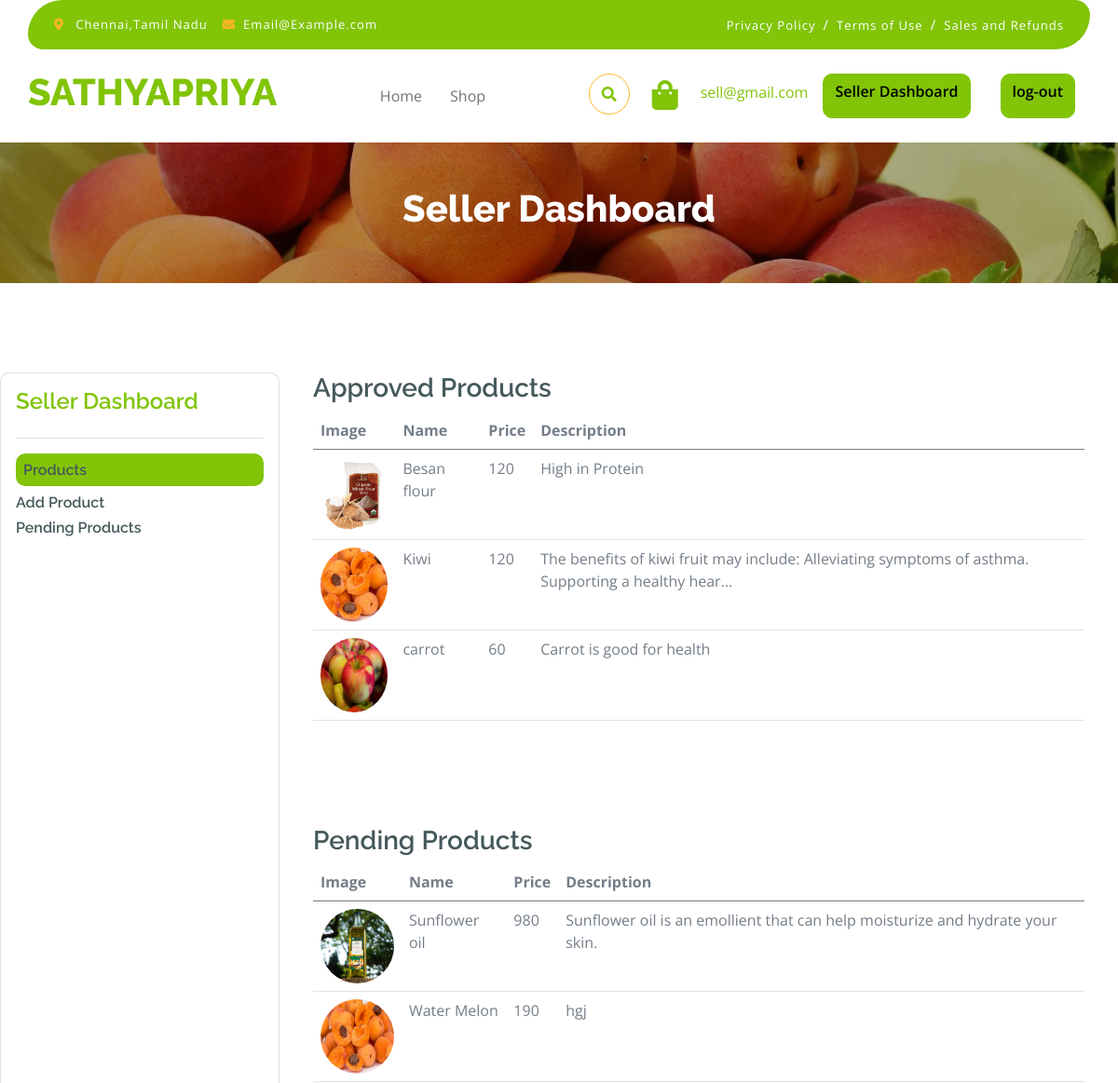
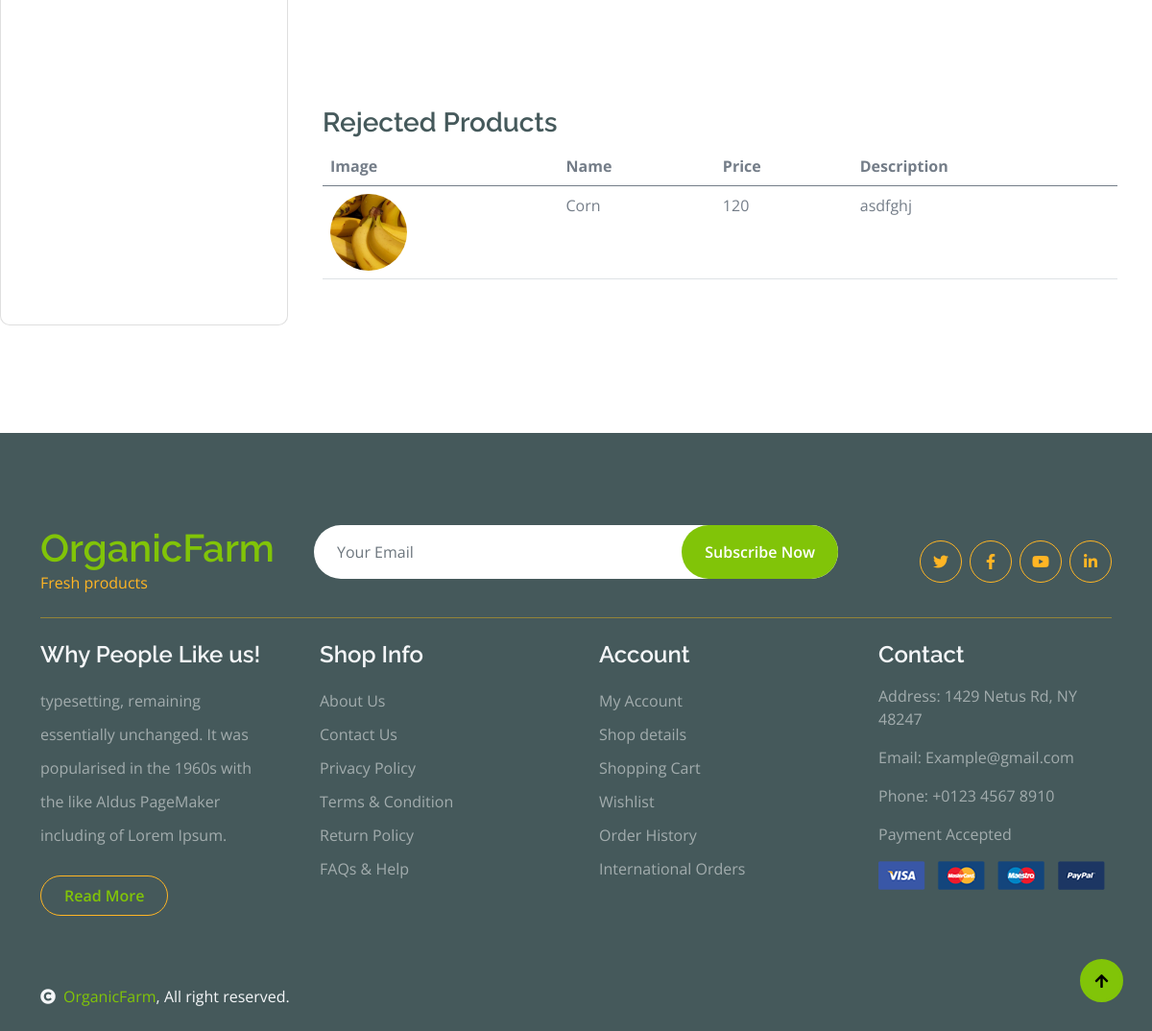
Screenshot of /seller_dashboard/ (signed in) with the database file from the repository (2 pictures, top to bottom).
### myapp/models.py (models this page shows, shortened)
class SellerProduct(models.Model):
    STATUS_CHOICES = [
        ('pending', 'Pending'),
        ('approved', 'Approved'),
        ('rejected', 'Rejected'),
    ]
    user = models.ForeignKey(User,on_delete=models.CASCADE)
    category = models.ForeignKey(Categories,on_delete=models.CASCADE)
    name=models.CharField(max_length=100)
    price =models.IntegerField()
    description = models.TextField()
    image=models.ImageField(upload_to='seller_products', default=None)
    accept=models.BooleanField(default=True)
    approval_status = models.CharField(max_length=10, choices=STATUS_CHOICES, default='pending')

### myapp/views.py (the view)
# urls.py: path('seller_dashboard/',views.seller_dashboard, name="seller_dashboard"),
@login_required
def seller_dashboard(request):
    approved_products = SellerProduct.objects.filter(user=request.user, approval_status='approved')
    pending_products = SellerProduct.objects.filter(user=request.user, approval_status='pending')
    rejected_products = SellerProduct.objects.filter(user=request.user, approval_status='rejected')
    context = {
        'approved_products': approved_products,
        'pending_products': pending_products,
        'rejected_products': rejected_products,
    }
    return render(request, 'seller/seller_dashboard.html', context)

### templates/seller/seller_dashboard.html (shortened to what this page needs)
{% extends 'base.html' %}
{% block content %}
<div class="container-fluid page-header py-5">
    <h1 class="text-center text-white display-6">Seller Dashboard</h1>
</div>
<div class="container-fluid py-5">
    <div class="row">
        <div class="col-3 mt-5 p-3 card mb-3">
            <h4 class="text-primary">Seller Dashboard</h4>
            <hr>
            <a href="{% url 'seller_dashboard' %}">
                <h6 class="bg-primary p-2 rounded">Products</h6>
            </a>
            <a href="{% url 'add_product' %}">
                <h6>Add Product</h6>
            </a>
            <a href="{% url 'product_list' %}">
                <h6>Pending Products</h6>
            </a>
        </div>
        <div class="col-9">
            <div class="container py-5">
                <h3>Approved Products</h3>
                <div class="table-responsive">
                    <table class="table">
                        <thead>
                            <tr>
                                <th scope="col">Image</th>
                                <th scope="col">Name</th>
                                <th scope="col">Price</th>
                                <th scope="col">Description</th>
                            </tr>
                        </thead>
                        <tbody>
                            {% for i in approved_products %}
                            <tr>
                                <td>
                                    <img src="{{i.image.url}}" class="img-fluid rounded-circle" style="width: 80px; height: 80px;" alt="">
                                </td>
                                <td>{{ i.name }}</td>
                                <td>{{ i.price }}</td>
                                <td>{{ i.description | truncatechars:100 }}</td>
                            </tr>
                            {% empty %}
                            <tr>
                                <td colspan="5">No approved products.</td>
                            </tr>
                            {% endfor %}
                        </tbody>
                    </table>
                </div>
            </div>
            <div class="container py-5">
                <h3>Pending Products</h3>
                <div class="table-responsive">
                    <table class="table">
                        <thead>
                            <tr>
                                <th scope="col">Image</th>
                                <th scope="col">Name</th>
                                <th scope="col">Price</th>
                                <th scope="col">Description</th>
                            </tr>
                        </thead>
                        <tbody>
                            {% for i in pending_products %}
                            <tr>
                                <td>
                                    <img src="{{i.image.url}}" class="img-fluid rounded-circle" style="width: 80px; height: 80px;" alt="">
                                </td>
                                <td>{{ i.name }}</td>
                                <td>{{ i.price }}</td>
                                <td>{{ i.description | truncatechars:100 }}</td>
                            </tr>
                            {% empty %}
                            <tr>
                                <td colspan="4">No pending products.</td>
                            </tr>
                            {% endfor %}
                        </tbody>
                    </table>
                </div>
            </div>
            <div class="container py-5">
                <h3>Rejected Products</h3>
                <div class="table-responsive">
                    <table class="table">
                        <thead>
                            <tr>
                                <th scope="col">Image</th>
                                <th scope="col">Name</th>
                                <th scope="col">Price</th>
                                <th scope="col">Description</th>
                            </tr>
                        </thead>
                        <tbody>
                            {% for i in rejected_products %}
                            <tr>
                                <td>
                                    <img src="{{i.image.url}}" class="img-fluid rounded-circle" style="width: 80px; height: 80px;" alt="">
                                </td>
                                <td>{{ i.name }}</td>
                                <td>{{ i.price }}</td>
                                <td>{{ i.description | truncatechars:100 }}</td>
                            </tr>
                            {% empty %}
                            <tr>
                                <td colspan="4">No rejected products.</td>
                            </tr>
                            {% endfor %}
                        </tbody>
                    </table>
                </div>
            </div>
        </div>
    </div>
</div>
{% endblock %}

### templates/base.html (shortened to what this page needs)
<!DOCTYPE html>
<html lang="en">
<head>
    <link rel="stylesheet" href="https://use.fontawesome.com/releases/v5.15.4/css/all.css" />
    <link href="https://cdn.jsdelivr.net/npm/bootstrap-icons@1.4.1/font/bootstrap-icons.css" rel="stylesheet">
    <link href="../static/lib/lightbox/css/lightbox.min.css" rel="stylesheet">
    <link href="../static/lib/owlcarousel/assets/owl.carousel.min.css" rel="stylesheet">
    <link href="../static/css/bootstrap.min.css" rel="stylesheet">
    <link rel="stylesheet" href="../static/lib/lightbox/css/lightbox.min.css">
    <link rel="stylesheet" href="../static/lib/owlcarousel/assets/owl.carousel.min.css">
    <link href="../static/css/style.css" rel="stylesheet">
</head>
<body>
    <div class="container-fluid fixed-top">
        <div class="container topbar bg-primary d-none d-lg-block">
            <div class="d-flex justify-content-between">
                <div class="top-info ps-2">
                    <small class="me-3"><i class="fas fa-map-marker-alt me-2 text-secondary"></i> <a href="#"
                            class="text-white">Chennai,Tamil Nadu</a></small>
                    <small class="me-3"><i class="fas fa-envelope me-2 text-secondary"></i><a href="#"
                            class="text-white">Email@Example.com</a></small>
                </div>
                <div class="top-link pe-2">
                    <a href="#" class="text-white"><small class="text-white mx-2">Privacy Policy</small>/</a>
                    <a href="#" class="text-white"><small class="text-white mx-2">Terms of Use</small>/</a>
                    <a href="#" class="text-white"><small class="text-white ms-2">Sales and Refunds</small></a>
                </div>
            </div>
        </div>
        <div class="container px-0">
            <nav class="navbar navbar-light bg-white navbar-expand-xl">
                <a href="index.html" class="navbar-brand">
                    <h1 class="text-primary display-6">SATHYAPRIYA</h1>
                </a>
                <div class="collapse navbar-collapse bg-white" id="navbarCollapse">
                    <div class="navbar-nav mx-auto">
                        <a href="{% url 'index' %}" class="nav-item nav-link ">Home</a>
                        <a href="{% url 'shop_page' %}" class="nav-item nav-link">Shop</a>
                    </div>
                    <div class="d-flex m-3 me-0">
                        {% if request.user.is_authenticated %}
                        <button
                            class="btn-search btn border border-secondary btn-md-square rounded-circle bg-white me-4"
                            data-bs-toggle="modal" data-bs-target="#searchModal"><i
                                class="fas fa-search text-primary"></i></button>
                        <a href="{% url 'cart_view' %}" class="position-relative me-4 my-auto">
                            <i class="fa fa-shopping-bag fa-2x"></i>
                        </a>
                        <p class="text-primary mt-2">{{request.user }}</p>
                        {% if request.user.is_superuser %}
                        <a href="{% url 'admin_request' %}" class="btn btn-warning mx-3">Product Requests</a>
                       {% elif request.user.is_staff %}
                        <a href="{% url 'seller_dashboard' %}" class="btn btn-primary mx-3">Seller Dashboard</a>
                       {% endif %}
                        <a href="{% url 'logout' %}" class="btn btn-primary mx-3">log-out</a>
                        {% else %}
                        <a href="{% url 'login' %}" class="btn btn-primary me-3">Login</a>
                        <a href="{% url 'register' %}" class="btn btn-primary me-3">Signup</a>
                        <a href="{% url 'seller_register' %}" class="btn btn-primary">Become a Seller</a>
                        {% endif %}
                    </div>
                </div>
            </nav>
        </div>
    </div>
    {% block content %}
    {% endblock %}
    <div class="container-fluid bg-dark text-white-50 footer pt-5 mt-5">
        <div class="container py-5">
            <div class="pb-4 mb-4" style="border-bottom: 1px solid rgba(226, 175, 24, 0.5) ;">
                <div class="row g-4">
                    <div class="col-lg-3">
                        <a href="#">
                            <h1 class="text-primary mb-0">OrganicFarm</h1>
                            <p class="text-secondary mb-0">Fresh products</p>
                        </a>
                    </div>
                    <div class="col-lg-6">
                        <div class="position-relative mx-auto">
                            <input class="form-control border-0 w-100 py-3 px-4 rounded-pill" type="number"
                                placeholder="Your Email">
                            <button type="submit"
                                class="btn btn-primary border-0 border-secondary py-3 px-4 position-absolute rounded-pill text-white"
                                style="top: 0; right: 0;">Subscribe Now</button>
                        </div>
                    </div>
                    <div class="col-lg-3">
                        <div class="d-flex justify-content-end pt-3">
                            <a class="btn  btn-outline-secondary me-2 btn-md-square rounded-circle" href=""><i
                                    class="fab fa-twitter"></i></a>
                            <a class="btn btn-outline-secondary me-2 btn-md-square rounded-circle" href=""><i
                                    class="fab fa-facebook-f"></i></a>
                            <a class="btn btn-outline-secondary me-2 btn-md-square rounded-circle" href=""><i
                                    class="fab fa-youtube"></i></a>
                            <a class="btn btn-outline-secondary btn-md-square rounded-circle" href=""><i
                                    class="fab fa-linkedin-in"></i></a>
                        </div>
                    </div>
                </div>
            </div>
            <div class="row g-5">
                <div class="col-lg-3 col-md-6">
                    <div class="footer-item">
                        <h4 class="text-light mb-3">Why People Like us!</h4>
                        <p class="mb-4">typesetting, remaining essentially unchanged. It was
                            popularised in the 1960s with the like Aldus PageMaker including of Lorem Ipsum.</p>
                        <a href="" class="btn border-secondary py-2 px-4 rounded-pill text-primary">Read More</a>
                    </div>
                </div>
                <div class="col-lg-3 col-md-6">
                    <div class="d-flex flex-column text-start footer-item">
                        <h4 class="text-light mb-3">Shop Info</h4>
                        <a class="btn-link" href="">About Us</a>
                        <a class="btn-link" href="">Contact Us</a>
                        <a class="btn-link" href="">Privacy Policy</a>
                        <a class="btn-link" href="">Terms & Condition</a>
                        <a class="btn-link" href="">Return Policy</a>
                        <a class="btn-link" href="">FAQs & Help</a>
                    </div>
                </div>
                <div class="col-lg-3 col-md-6">
                    <div class="d-flex flex-column text-start footer-item">
                        <h4 class="text-light mb-3">Account</h4>
                        <a class="btn-link" href="">My Account</a>
                        <a class="btn-link" href="">Shop details</a>
                        <a class="btn-link" href="">Shopping Cart</a>
                        <a class="btn-link" href="">Wishlist</a>
                        <a class="btn-link" href="">Order History</a>
                        <a class="btn-link" href="">International Orders</a>
                    </div>
                </div>
                <div class="col-lg-3 col-md-6">
                    <div class="footer-item">
                        <h4 class="text-light mb-3">Contact</h4>
                        <p>Address: 1429 Netus Rd, NY 48247</p>
                        <p>Email: Example@gmail.com</p>
                        <p>Phone: +0123 4567 8910</p>
                        <p>Payment Accepted</p>
                        <img src="../static/img/payment.png" class="img-fluid" alt="">
                    </div>
                </div>
            </div>
        </div>
    </div>
    <div class="container-fluid copyright bg-dark py-4">
        <div class="container">
            <div class="row">
                <div class="col-md-6 text-center text-md-start mb-3 mb-md-0">
                    <span class="text-light"><a href="#"><i
                                class="fas fa-copyright text-light me-2"></i>OrganicFarm</a>, All right reserved.</span>
                </div>
            </div>
        </div>
    </div>
    <a href="#" class="btn btn-primary border-3 border-primary rounded-circle back-to-top"><i
            class="fa fa-arrow-up"></i></a>
</body>
</html>

### rows the page displays
SellerProduct: image (picture), name "Besan flour", price "120", description "High in Protein"
SellerProduct: image (picture), name "Kiwi", price "120", description "The benefits of kiwi fruit may include: Alleviating symptoms of asthma. Supporting a healthy hear…"
SellerProduct: image (picture), name "carrot", price "60", description "Carrot is good for health"
SellerProduct: image (picture), name "Sunflower oil", price "980", description "Sunflower oil is an emollient that can help moisturize and hydrate your skin."
SellerProduct: image (picture), name "Water Melon", price "190", description "hgj"
SellerProduct: image (picture), name "Corn", price "120", description "asdfghj"

### other values shown
{{ request.user }} "sell@gmail.com"
